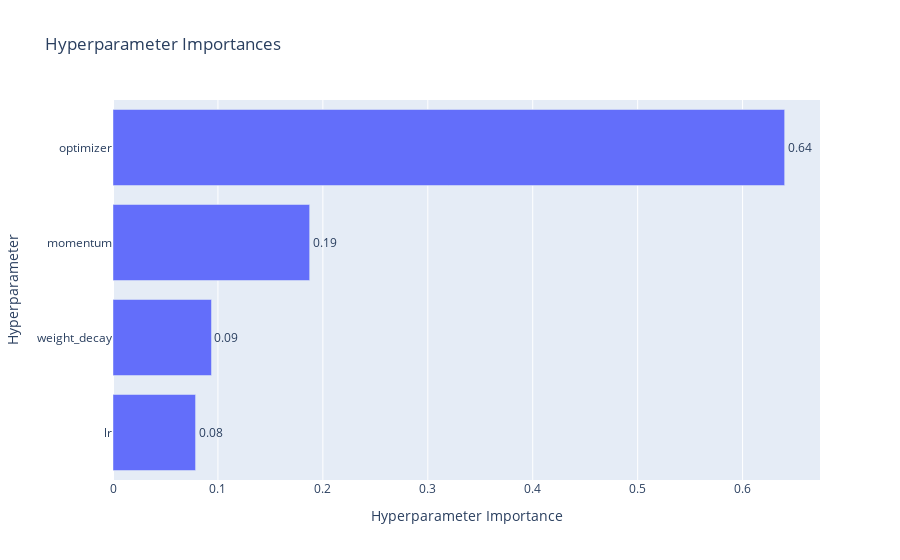

Write notebook code for a chart like this one.
### Code cell
optuna.visualization.plot_param_importances(study)

### Figure 1 — Plotly figure (JSON) as saved in the notebook; plotly's stock layout.template omitted (floating-point values rounded to 4 significant figures)
{"data": [{"cliponaxis": false, "hovertemplate": ["lr (FloatDistribution): 0.07868158141245314<extra></extra>", "weight_decay (FloatDistribution): 0.09384041559273337<extra></extra>", "momentum (FloatDistribution): 0.18740637432490292<extra></extra>", "optimizer (CategoricalDistribution): 0.6400716286699105<extra></extra>"], "name": "Objective Value", "orientation": "h", "text": ["0.08", "0.09", "0.19", "0.64"], "textposition": "outside", "type": "bar", "x": [0.07868, 0.09384, 0.1874, 0.6401], "y": ["lr", "weight_decay", "momentum", "optimizer"]}], "layout": {"title": {"text": "Hyperparameter Importances"}, "xaxis": {"title": {"text": "Hyperparameter Importance"}}, "yaxis": {"title": {"text": "Hyperparameter"}}}}
